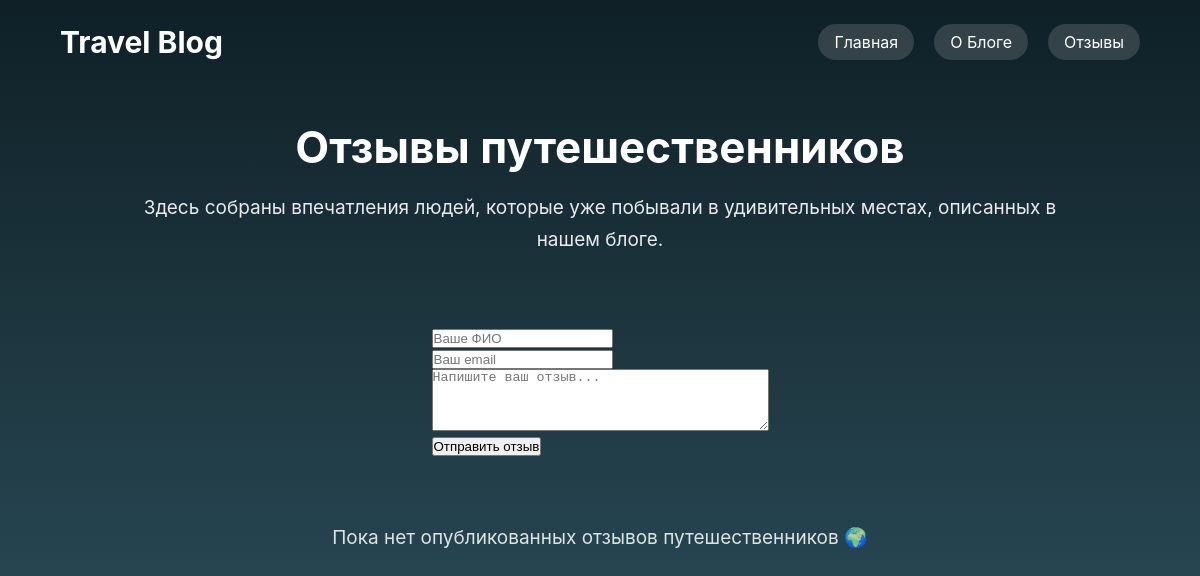
The page /reviews/ on the database as committed earlier.
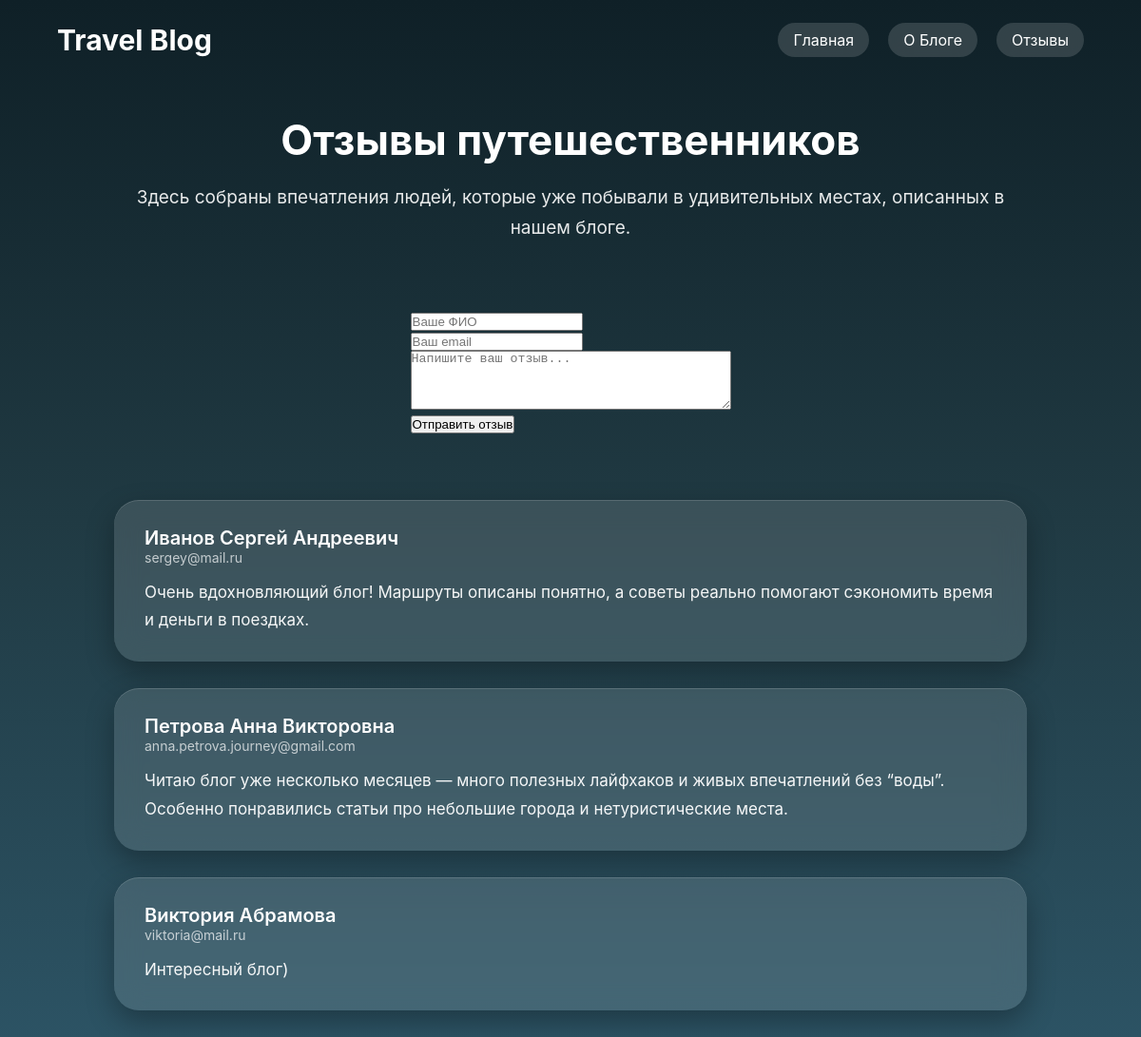
The same page on the database as committed later.
### guestBook/models.py (models this page shows, shortened)
class Review(models.Model):
    full_name = models.CharField(
        max_length=255,
        verbose_name="ФИО"
    )
    email = models.EmailField(
        verbose_name="Email"
    )
    text = models.TextField(
        verbose_name="Текст отзыва"
    )
    is_checked = models.BooleanField(
        default=False,
        verbose_name="Проверено"
    )

### guestBook/views.py (the view)
# urls.py: path('', reviewsPage, name='reviews'),
def reviewsPage(request):
    reviews = Review.objects.all()
    if request.method == 'POST':
        form = ReviewForm(request.POST)
        if form.is_valid():
            form.save()
            return redirect('reviews')
    else:
        form = ReviewForm()
    data = {"menu": MENU, "title": "Отзывы", "reviews": reviews, 'form': form}
    return render(request, 'reviews.html', data)

### guestBook/forms.py
class ReviewForm(forms.ModelForm):
    class Meta:
        model = Review
        fields = ['full_name', 'email', 'text']
        widgets = {
            'full_name': forms.TextInput(attrs={
                'placeholder': 'Ваше ФИО'
            }),
            'email': forms.EmailInput(attrs={
                'placeholder': 'Ваш email'
            }),
            'text': forms.Textarea(attrs={
                'placeholder': 'Напишите ваш отзыв...',
                'rows': 4
            }),
        }

### templates/reviews.html (shortened to what this page needs)
{% extends "base.html" %}
{% load static %}
{% block extra_css %}
<link rel="stylesheet" href="{% static 'css/reviews.css' %}">
{% endblock %}
{% block content %}
<section class="reviews-hero">
    <h1>Отзывы путешественников</h1>
    <p>
        Здесь собраны впечатления людей, которые уже побывали в удивительных местах,
        описанных в нашем блоге.
    </p>
</section>
<div class="review-form">
    <form method="post">
        <div class="form-field">
            {{ form.full_name }}
        </div>
        <div class="form-field">
            {{ form.email }}
        </div>
        <div class="form-field">
            {{ form.text }}
        </div>
        <button type="submit" class="btn">
            Отправить отзыв
        </button>
    </form>
</div>
<section class="reviews-list">
    {% if reviews %}
        {% for review in reviews %}
            <article class="review-card">
                <div class="review-header">
                    <span class="review-author">{{ review.full_name }}</span>
                    <span class="review-email">{{ review.email }}</span>
                </div>
                <div class="review-text">
                    {{ review.text }}
                </div>
            </article>
        {% endfor %}
    {% else %}
        <p class="no-reviews">
            Пока нет опубликованных отзывов путешественников 🌍
        </p>
    {% endif %}
</section>
{% endblock %}

### templates/base.html (shortened to what this page needs)
{% load static %}
<!DOCTYPE html>
<html lang="ru">
<head>
    <link rel="stylesheet" href="{% static 'css/base.css' %}">
    {% block extra_css %}{% endblock %}
</head>
<body>
<header class="topbar">
    <div class="logo">Travel Blog</div>
    <nav class="menu">
        {% for key, value in menu.items %}
            <a href="{{ value }}">{{ key }}</a>
        {% endfor %}
    </nav>
</header>
<main class="page">
    {% block content %}{% endblock %}
</main>
</body>
</html>

### static/css/base.css (style rules this page uses)
* { margin: 0; padding: 0; box-sizing: border-box; }
body { font-family: -apple-system, BlinkMacSystemFont, "SF Pro Display", sans-serif; background: #f5f5f7; color: #1d1d1f; }
.topbar { position: absolute; top: 0; width: 100%; padding: 24px 60px; display: flex; justify-content: space-between; align-items: center; z-index: 10; }
.logo { font-size: 30px; font-weight: 700; color: white; }
.menu { display: flex; gap: 20px; }
.menu a { color: #fff; text-decoration: none; padding: 8px 16px; border-radius: 999px; background: rgba(255, 255, 255, 0.15); backdrop-filter: blur(10px); transition: all 0.3s ease; }

### static/css/reviews.css (style rules this page uses)
.page { background: linear-gradient( 180deg, #0f2027 0%, #203a43 50%, #2c5364 100% ); min-height: 100vh; }
.reviews-hero { max-width: 1000px; margin: 0px auto 70px; text-align: center; color: #ffffff; padding: 120px 20px 0 20px; }
.reviews-hero h1 { font-size: 44px; font-weight: 700; margin-bottom: 18px; }
.reviews-hero p { font-size: 19px; line-height: 1.7; opacity: 0.9; }
.reviews-list { max-width: 1000px; margin: 0 auto; padding: 30px 20px; display: grid; gap: 28px; }
.review-card { background: rgba(255, 255, 255, 0.12); backdrop-filter: blur(14px); border-radius: 26px; padding: 28px 32px; box-shadow: 0 12px 30px rgba(0, 0, 0, 0.3), inset 0 1px 0 rgba(255, 255, 255, 0.15); color: #ffffff; transition: transform 0.35s ease, box-shadow 0.35s ease; }
.review-header { display: flex; flex-direction: column; margin-bottom: 14px; }
.review-author { font-size: 20px; font-weight: 600; }
.review-email { font-size: 14px; opacity: 0.7; }
.review-text { font-size: 17px; line-height: 1.75; opacity: 0.95; }
.review-form { margin: 40px auto; display: flex; justify-content: center; }

Rows that differ between the two databases and show on the page:
added Review: full_name "Иванов Сергей Андреевич", email "sergey@mail.ru", text "Очень вдохновляющий блог! Маршруты описаны понятно, а советы реально помогают сэкономить время и деньги в поездках."
added Review: full_name "Петрова Анна Викторовна", email "anna.petrova.journey@gmail.com", text "Читаю блог уже несколько месяцев — много полезных лайфхаков и живых впечатлений без “воды”. Особенно понравились статьи про небольшие города и нетуристические места."
added Review: full_name "Виктория Абрамова", email "viktoria@mail.ru", text "Интересный блог)"
Other text that changed with them:
text no longer shown: "Пока нет опубликованных отзывов путешественников 🌍"
